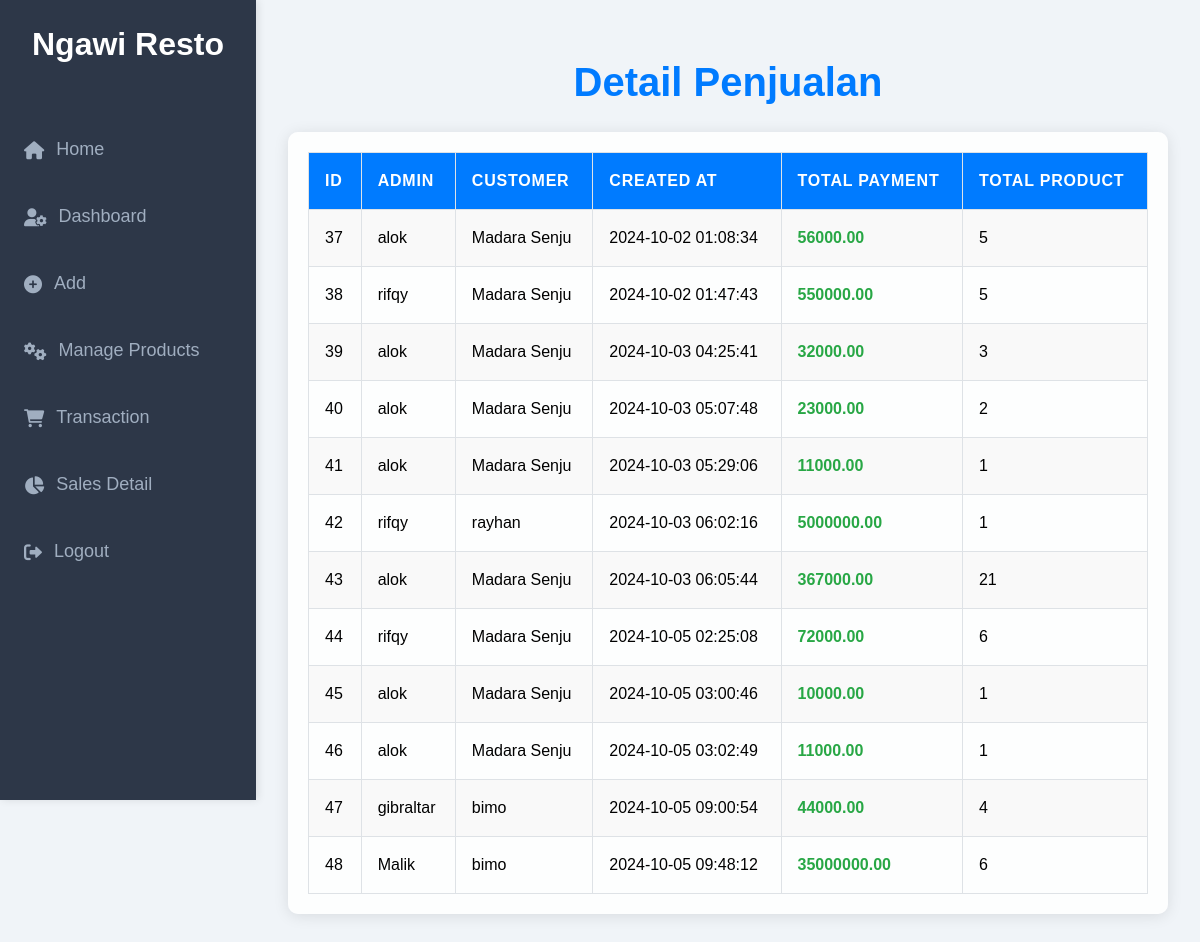
/salesdetail/salesdetail.php (signed in), run on the app's committed database.
### tables this page shows
CREATE TABLE `orders` (
  `id` int(11) NOT NULL,
  `admin_id` int(11) NOT NULL,
  `customer_id` int(11) NOT NULL,
  `created_at` timestamp NOT NULL DEFAULT current_timestamp(),
  `total_payment` decimal(10,2) NOT NULL,
  `total_product` int(11) NOT NULL
);

CREATE TABLE `customers` (
  `id` int(11) NOT NULL,
  `nama` varchar(100) NOT NULL,
  `email` varchar(100) NOT NULL,
  `phone` varchar(15) NOT NULL,
  `alamat` text NOT NULL
);

### salesdetail/salesdetail.php (the view, shortened to what this page needs)
<!DOCTYPE html>
<html lang="id">
<head>
    <link href="https://cdn.jsdelivr.net/npm/tailwindcss@2.2.19/dist/tailwind.min.css" rel="stylesheet">
    <link rel="stylesheet" href="https://cdnjs.cloudflare.com/ajax/libs/font-awesome/6.0.0-beta3/css/all.min.css">
</head>
<body>
<div class="flex">
    <div class="w-64 h-screen sidebar flex flex-col items-center justify-start fixed top-0 left-0">
        <h2>Ngawi Resto</h2>
        <ul class="space-y-4 w-full">
            <li>
                <a href="../home.php">
                    <i class="fas fa-home mr-3 text-lg"></i> Home
                </a>
            </li>
            <li>
                <a href="../dashboard.php">
                    <i class="fas fa-user-cog mr-3 text-lg"></i> Dashboard
                </a>
            </li>
            <li>
                <a href="../add/add.php">
                    <i class="fas fa-plus-circle mr-3 text-lg"></i> Add
                </a>
            </li>
            <li>
                <a href="../edit/datap.php">
                    <i class="fas fa-cogs mr-3 text-lg"></i> Manage Products
                </a>
            </li>
            <li>
                <a href="../order/order.php">
                    <i class="fas fa-shopping-cart mr-3 text-lg"></i> Transaction
                </a>
            </li>
            <li>
                <a href="salesdetail.php">
                    <i class="fas fa-chart-pie mr-3 text-lg"></i> Sales Detail
                </a>
            </li>
            <?php if (isset($_SESSION['user_id'])): ?>
        <li>
            <a href="../logout.php" class="hover:bg-gray-800 hover:text-white">
                <i class="fas fa-sign-out-alt mr-3 text-lg"></i> Logout
            </a>
        </li>
    <?php endif; ?>
        </ul>
    </div>
    <div class="content flex-grow ml-64 p-8">
        <h1>Detail Penjualan</h1>
        <div class="table-container">
        <?php
        $host = 'localhost';
        $db_name = 'week18';
        $username = 'root';
        $password = '';
        $conn = new mysqli($host, $username, $password, $db_name);
        $sql = "SELECT o.id, o.created_at, o.total_payment, o.total_product,
                       a.username, c.nama
                FROM orders o
                JOIN admins a ON o.admin_id = a.id
                JOIN customers c ON o.customer_id = c.id";
        $result = $conn->query($sql);
        if ($result->num_rows > 0) {
            echo "<table border='1'>
                    <tr>
                        <th>ID</th>
                        <th>Admin</th>
                        <th>Customer</th>
                        <th>Created At</th>
                        <th>Total Payment</th>
                        <th>Total Product</th>
                    </tr>";
            while($row = $result->fetch_assoc()) {
                echo "<tr>
                        <td>" . $row['id'] . "</td>
                        <td>" . $row['username'] . "</td>
                        <td>" . $row['nama'] . "</td>
                        <td>" . $row['created_at'] . "</td>
                        <td class='total-payment'>" . $row['total_payment'] . "</td>
                        <td>" . $row['total_product'] . "</td>
                      </tr>";
            }
            echo "</table>";
        } else {
            echo "<div class='empty-message'>Tidak ada data.</div>";
        }
        ?>
        </div>
    </div>
</div>
</body>
</html>

### salesdetail/salesdetail.php (style rules this page uses)
body { background-color: #f0f4f8; font-family: 'Arial', sans-serif; }
.sidebar { height: 100vh; background-color: #2d3748; padding-top: 20px; box-shadow: 2px 0 8px rgba(0, 0, 0, 0.1); }
.sidebar h2 { color: #fff; font-size: 2rem; font-weight: 700; text-align: center; margin-bottom: 1.5rem; }
.sidebar ul { margin-top: 2rem; padding: 0; list-style: none; width: 100%; }
.sidebar ul li a { display: flex; align-items: center; padding: 12px 24px; color: #a0aec0; font-size: 1.125rem; transition: all 0.3s ease; border-radius: 8px; }
h1 { text-align: center; color: #007bff; margin: 20px 0; font-size: 2.5rem; font-weight: bold; }
.table-container { max-width: 1000px; margin: 20px auto; padding: 20px; background-color: rgba(255, 255, 255, 0.9); border-radius: 10px; box-shadow: 0 2px 15px rgba(0, 0, 0, 0.1); }
table { width: 100%; border-collapse: collapse; }
th, td { padding: 16px; text-align: left; border: 1px solid #dee2e6; transition: background-color 0.3s ease; }
th { background-color: #007bff; color: white; text-transform: uppercase; letter-spacing: 0.05em; font-weight: 600; }
tr:nth-child(even) { background-color: #f9f9f9; }
.total-payment { font-weight: bold; color: #28a745; }

### data on the page
orders: id "37", admin.username "alok", customer.nama "Madara Senju", created_at "2024-10-02 01:08:34", total_payment "56000.00", total_product "5"
orders: id "38", admin.username "rifqy", customer.nama "Madara Senju", created_at "2024-10-02 01:47:43", total_payment "550000.00", total_product "5"
orders: id "39", admin.username "alok", customer.nama "Madara Senju", created_at "2024-10-03 04:25:41", total_payment "32000.00", total_product "3"
orders: id "40", admin.username "alok", customer.nama "Madara Senju", created_at "2024-10-03 05:07:48", total_payment "23000.00", total_product "2"
orders: id "41", admin.username "alok", customer.nama "Madara Senju", created_at "2024-10-03 05:29:06", total_payment "11000.00", total_product "1"
orders: id "42", admin.username "rifqy", customer.nama "rayhan", created_at "2024-10-03 06:02:16", total_payment "5000000.00", total_product "1"
orders: id "43", admin.username "alok", customer.nama "Madara Senju", created_at "2024-10-03 06:05:44", total_payment "367000.00", total_product "21"
orders: id "44", admin.username "rifqy", customer.nama "Madara Senju", created_at "2024-10-05 02:25:08", total_payment "72000.00", total_product "6"
orders: id "45", admin.username "alok", customer.nama "Madara Senju", created_at "2024-10-05 03:00:46", total_payment "10000.00", total_product "1"
orders: id "46", admin.username "alok", customer.nama "Madara Senju", created_at "2024-10-05 03:02:49", total_payment "11000.00", total_product "1"
orders: id "47", admin.username "gibraltar", customer.nama "bimo", created_at "2024-10-05 09:00:54", total_payment "44000.00", total_product "4"
orders: id "48", admin.username "Malik", customer.nama "bimo", created_at "2024-10-05 09:48:12", total_payment "35000000.00", total_product "6"
